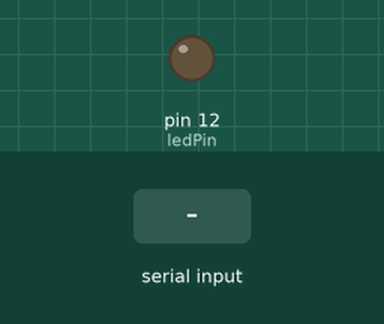
The sketch below on a simulated Arduino Uno, built with avr-gcc and run on an emulated ATmega328P. On the bench: output pins drawn as LEDs (lit = HIGH). The inputs (shaded band) are chosen by the test bench.

Above: at 1.2 s.
1.3 s: "ON" received over Serial
At 2.7 s:
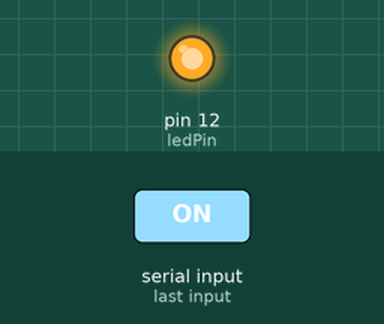
3.8 s: "OFF" received over Serial
At 5.8 s:
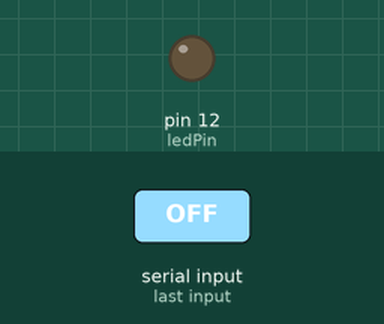
6.3 s: "on" received over Serial
At 7.7 s:
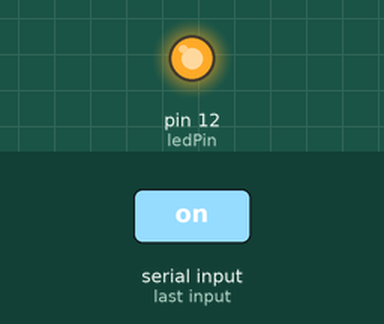
Timing chart, 0 to 9.3 s (numbered marks = the images above; inputs shaded):
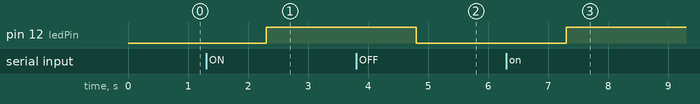

The sketch:

ON____on____OFF____off_serial.ino
```cpp
int ledPin = 12;

void setup() {
  // put your setup code here, to run once:
  pinMode(ledPin,OUTPUT);
  Serial.begin(9600);
}

void loop() {
  // put your main code here, to run repeatedly:
  if(Serial.available() > 0){
    String value = Serial.readString();
    if(value == "ON" || value == "on"){
      digitalWrite(ledPin,1);
    }else if(value == "OFF" || value == "off"){
      digitalWrite(ledPin,0);
    }
  }
}
```

Measured:
- after the input at 1.3 s, pin 12 (ledPin): LOW → HIGH after 1.0 s
- after the input at 3.8 s, pin 12 (ledPin): HIGH → LOW after 1.0 s
- after the input at 6.3 s, pin 12 (ledPin): LOW → HIGH after 1.0 s
